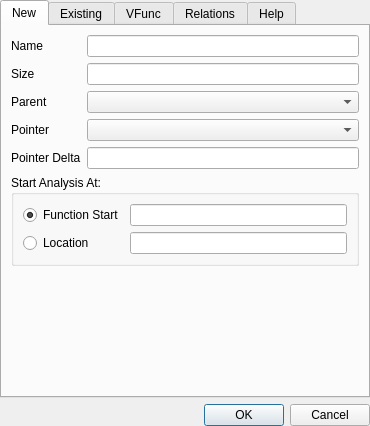
<?xml version="1.0" encoding="UTF-8"?>
<ui version="4.0">
 <class>facetWidget</class>
 <widget class="QWidget" name="facetWidget">
  <property name="geometry">
   <rect>
    <x>0</x>
    <y>0</y>
    <width>370</width>
    <height>414</height>
   </rect>
  </property>
  <property name="windowTitle">
   <string>Form</string>
  </property>
  <layout class="QVBoxLayout" name="verticalLayout_8">
   <property name="margin">
    <number>0</number>
   </property>
   <item>
    <widget class="QTabWidget" name="tabWidget">
     <property name="currentIndex">
      <number>0</number>
     </property>
     <widget class="QWidget" name="newClassTab">
      <attribute name="title">
       <string>New</string>
      </attribute>
      <layout class="QHBoxLayout" name="horizontalLayout_4">
       <item>
        <layout class="QVBoxLayout" name="verticalLayout_3">
         <item>
          <layout class="QGridLayout" name="gridLayout_2">
           <item row="0" column="0">
            <widget class="QLabel" name="label">
             <property name="text">
              <string>Name</string>
             </property>
            </widget>
           </item>
           <item row="0" column="1">
            <widget class="QLineEdit" name="new_nameLineEdit"/>
           </item>
           <item row="1" column="0">
            <widget class="QLabel" name="label_2">
             <property name="text">
              <string>Size</string>
             </property>
            </widget>
           </item>
           <item row="1" column="1">
            <widget class="QLineEdit" name="new_sizeLineEdit"/>
           </item>
           <item row="2" column="0">
            <widget class="QLabel" name="label_3">
             <property name="text">
              <string>Parent</string>
             </property>
            </widget>
           </item>
           <item row="2" column="1">
            <widget class="QComboBox" name="new_parentComboBox"/>
           </item>
           <item row="3" column="0">
            <widget class="QLabel" name="label_5">
             <property name="text">
              <string>Pointer</string>
             </property>
            </widget>
           </item>
           <item row="3" column="1">
            <widget class="QComboBox" name="new_pointerComboBox"/>
           </item>
           <item row="4" column="0">
            <widget class="QLabel" name="label_4">
             <property name="text">
              <string>Pointer Delta</string>
             </property>
            </widget>
           </item>
           <item row="4" column="1">
            <widget class="QLineEdit" name="new_pointerDeltaLineEdit"/>
           </item>
          </layout>
         </item>
         <item>
          <widget class="QGroupBox" name="groupBox">
           <property name="title">
            <string>Start Analysis At:</string>
           </property>
           <layout class="QHBoxLayout" name="horizontalLayout">
            <item>
             <layout class="QGridLayout" name="gridLayout">
              <item row="0" column="0">
               <widget class="QRadioButton" name="new_funcStartRButton">
                <property name="text">
                 <string>Function Start</string>
                </property>
                <property name="checked">
                 <bool>true</bool>
                </property>
                <attribute name="buttonGroup">
                 <string notr="true">new_startAnlysisButtonGroup</string>
                </attribute>
               </widget>
              </item>
              <item row="0" column="1">
               <widget class="QLineEdit" name="new_funcStartLineEdit">
                <property name="readOnly">
                 <bool>true</bool>
                </property>
               </widget>
              </item>
              <item row="1" column="0">
               <widget class="QRadioButton" name="new_locationRButton">
                <property name="text">
                 <string>Location</string>
                </property>
                <attribute name="buttonGroup">
                 <string notr="true">new_startAnlysisButtonGroup</string>
                </attribute>
               </widget>
              </item>
              <item row="1" column="1">
               <widget class="QLineEdit" name="new_locationLineEdit">
                <property name="readOnly">
                 <bool>false</bool>
                </property>
               </widget>
              </item>
             </layout>
            </item>
           </layout>
          </widget>
         </item>
         <item>
          <spacer name="verticalSpacer">
           <property name="orientation">
            <enum>Qt::Vertical</enum>
           </property>
           <property name="sizeHint" stdset="0">
            <size>
             <width>20</width>
             <height>40</height>
            </size>
           </property>
          </spacer>
         </item>
        </layout>
       </item>
      </layout>
     </widget>
     <widget class="QWidget" name="existingClassTab">
      <attribute name="title">
       <string>Existing</string>
      </attribute>
      <layout class="QVBoxLayout" name="verticalLayout_4">
       <item>
        <layout class="QGridLayout" name="gridLayout_3">
         <item row="0" column="0">
          <widget class="QLabel" name="label_6">
           <property name="text">
            <string>Class/Struct</string>
           </property>
          </widget>
         </item>
         <item row="1" column="0">
          <widget class="QLabel" name="label_7">
           <property name="text">
            <string>Size</string>
           </property>
          </widget>
         </item>
         <item row="1" column="1">
          <widget class="QLineEdit" name="existing_sizeLineEdit">
           <property name="readOnly">
            <bool>true</bool>
           </property>
          </widget>
         </item>
         <item row="2" column="0">
          <widget class="QLabel" name="label_8">
           <property name="text">
            <string>Parent</string>
           </property>
          </widget>
         </item>
         <item row="3" column="0">
          <widget class="QLabel" name="label_9">
           <property name="text">
            <string>Pointer</string>
           </property>
          </widget>
         </item>
         <item row="3" column="1">
          <widget class="QComboBox" name="existing_pointerComboBox"/>
         </item>
         <item row="4" column="0">
          <widget class="QLabel" name="label_10">
           <property name="text">
            <string>Pointer Delta</string>
           </property>
          </widget>
         </item>
         <item row="4" column="1">
          <widget class="QLineEdit" name="existing_pointerDeltaLineEdit"/>
         </item>
         <item row="0" column="1">
          <widget class="QComboBox" name="existing_nameComboBox"/>
         </item>
         <item row="2" column="1">
          <widget class="QLineEdit" name="existing_parentLineEdit">
           <property name="readOnly">
            <bool>true</bool>
           </property>
          </widget>
         </item>
        </layout>
       </item>
       <item>
        <widget class="QGroupBox" name="groupBox_2">
         <property name="title">
          <string>Start Analysis At:</string>
         </property>
         <layout class="QHBoxLayout" name="horizontalLayout_3">
          <item>
           <layout class="QGridLayout" name="gridLayout_4">
            <item row="0" column="0">
             <widget class="QRadioButton" name="existing_funcStartRButton">
              <property name="text">
               <string>Function Start</string>
              </property>
              <property name="checked">
               <bool>true</bool>
              </property>
              <attribute name="buttonGroup">
               <string notr="true">existing_startAnlysisButtonGroup</string>
              </attribute>
             </widget>
            </item>
            <item row="0" column="1">
             <widget class="QLineEdit" name="existing_funcStartLineEdit">
              <property name="readOnly">
               <bool>true</bool>
              </property>
             </widget>
            </item>
            <item row="1" column="0">
             <widget class="QRadioButton" name="existing_locationRButton">
              <property name="text">
               <string>Location</string>
              </property>
              <attribute name="buttonGroup">
               <string notr="true">existing_startAnlysisButtonGroup</string>
              </attribute>
             </widget>
            </item>
            <item row="1" column="1">
             <widget class="QLineEdit" name="existing_locationLineEdit"/>
            </item>
           </layout>
          </item>
         </layout>
        </widget>
       </item>
       <item>
        <widget class="QGroupBox" name="groupBox_6">
         <property name="title">
          <string>Options</string>
         </property>
         <layout class="QVBoxLayout" name="verticalLayout">
          <item>
           <widget class="QCheckBox" name="existing_cbModifyExisting">
            <property name="text">
             <string>Modify Existing</string>
            </property>
           </widget>
          </item>
          <item>
           <widget class="QCheckBox" name="existing_cbAssociateFunction">
            <property name="text">
             <string>Associate function with class</string>
            </property>
            <property name="checked">
             <bool>true</bool>
            </property>
           </widget>
          </item>
          <item>
           <widget class="QCheckBox" name="existing_cbFilterFacetClasses">
            <property name="text">
             <string>Hide non-FACET structs</string>
            </property>
            <property name="checked">
             <bool>true</bool>
            </property>
            <property name="tristate">
             <bool>false</bool>
            </property>
           </widget>
          </item>
         </layout>
        </widget>
       </item>
       <item>
        <spacer name="verticalSpacer_2">
         <property name="orientation">
          <enum>Qt::Vertical</enum>
         </property>
         <property name="sizeHint" stdset="0">
          <size>
           <width>20</width>
           <height>61</height>
          </size>
         </property>
        </spacer>
       </item>
      </layout>
     </widget>
     <widget class="QWidget" name="vfuncMarkupTab">
      <attribute name="title">
       <string>VFunc</string>
      </attribute>
      <layout class="QVBoxLayout" name="verticalLayout_7">
       <item>
        <widget class="QTreeWidget" name="vfuncTreeWidget">
         <property name="columnCount">
          <number>4</number>
         </property>
         <column>
          <property name="text">
           <string notr="true">1</string>
          </property>
         </column>
         <column>
          <property name="text">
           <string notr="true">2</string>
          </property>
         </column>
         <column>
          <property name="text">
           <string notr="true">3</string>
          </property>
         </column>
         <column>
          <property name="text">
           <string notr="true">4</string>
          </property>
         </column>
        </widget>
       </item>
       <item>
        <widget class="QCheckBox" name="vfuncSelectChildrenCheckBox">
         <property name="text">
          <string>Select child classes</string>
         </property>
         <property name="checked">
          <bool>true</bool>
         </property>
        </widget>
       </item>
      </layout>
     </widget>
     <widget class="QWidget" name="relationshipsTab">
      <attribute name="title">
       <string>Relations</string>
      </attribute>
      <layout class="QVBoxLayout" name="verticalLayout_6">
       <item>
        <widget class="QGroupBox" name="groupBox_5">
         <property name="title">
          <string>Parent-Child Relationship</string>
         </property>
         <layout class="QHBoxLayout" name="horizontalLayout_5">
          <item>
           <layout class="QGridLayout" name="gridLayout_7">
            <item row="0" column="1">
             <widget class="QComboBox" name="relations_nameComboBox"/>
            </item>
            <item row="1" column="0">
             <widget class="QLabel" name="label_17">
              <property name="text">
               <string>Parent</string>
              </property>
             </widget>
            </item>
            <item row="1" column="1">
             <widget class="QComboBox" name="relations_parentComboBox"/>
            </item>
            <item row="0" column="0">
             <widget class="QLabel" name="label_11">
              <property name="text">
               <string>Class</string>
              </property>
             </widget>
            </item>
           </layout>
          </item>
          <item>
           <spacer name="horizontalSpacer">
            <property name="orientation">
             <enum>Qt::Horizontal</enum>
            </property>
            <property name="sizeHint" stdset="0">
             <size>
              <width>109</width>
              <height>20</height>
             </size>
            </property>
           </spacer>
          </item>
          <item>
           <widget class="QPushButton" name="relations_saveUpdatePushButton">
            <property name="text">
             <string>Change Parent</string>
            </property>
           </widget>
          </item>
         </layout>
        </widget>
       </item>
       <item>
        <widget class="QSplitter" name="splitter">
         <property name="sizePolicy">
          <sizepolicy hsizetype="Expanding" vsizetype="Preferred">
           <horstretch>0</horstretch>
           <verstretch>1</verstretch>
          </sizepolicy>
         </property>
         <property name="orientation">
          <enum>Qt::Horizontal</enum>
         </property>
         <widget class="QGroupBox" name="groupBox_4">
          <property name="title">
           <string>Contains</string>
          </property>
          <layout class="QHBoxLayout" name="horizontalLayout_2">
           <item>
            <widget class="QTableWidget" name="relations_containsTableWidget">
             <property name="columnCount">
              <number>4</number>
             </property>
             <column/>
             <column/>
             <column/>
             <column/>
            </widget>
           </item>
          </layout>
         </widget>
         <widget class="QGroupBox" name="groupBox_3">
          <property name="title">
           <string>Child Classes</string>
          </property>
          <layout class="QVBoxLayout" name="verticalLayout_5">
           <item>
            <widget class="QTreeWidget" name="relations_childClassesTreeWidget">
             <column>
              <property name="text">
               <string notr="true">1</string>
              </property>
             </column>
            </widget>
           </item>
          </layout>
         </widget>
        </widget>
       </item>
      </layout>
     </widget>
     <widget class="QWidget" name="helpTab">
      <attribute name="title">
       <string>Help</string>
      </attribute>
      <layout class="QVBoxLayout" name="verticalLayout_2">
       <item>
        <widget class="QTextBrowser" name="help_textBrowser"/>
       </item>
      </layout>
     </widget>
    </widget>
   </item>
   <item>
    <widget class="QDialogButtonBox" name="buttonBox">
     <property name="standardButtons">
      <set>QDialogButtonBox::Cancel|QDialogButtonBox::Ok</set>
     </property>
    </widget>
   </item>
  </layout>
 </widget>
 <resources/>
 <connections/>
 <buttongroups>
  <buttongroup name="existing_startAnlysisButtonGroup"/>
  <buttongroup name="new_startAnlysisButtonGroup"/>
 </buttongroups>
</ui>
